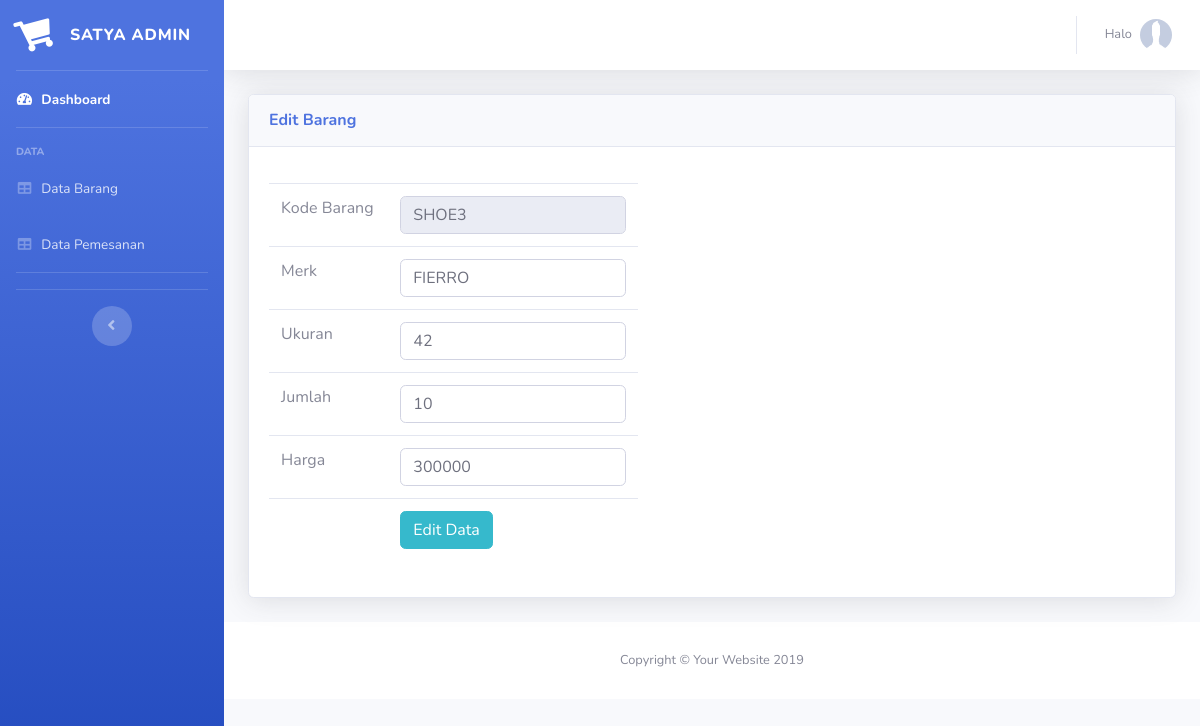
Screenshot of /sepatu/formeditbarang/SHOE3 with the database file from the repository.
### tables this page shows
CREATE TABLE `barang` (
  `kode` char(5) NOT NULL,
  `merk` varchar(30) NOT NULL,
  `ukuran` int(11) NOT NULL,
  `jumlah` int(11) NOT NULL,
  `harga` bigint(20) NOT NULL
);

### application/controllers/Sepatu.php (called while the page is built, shortened)
<?php
class Sepatu extends CI_Controller {
function __construct()
    {
		$this->load->model('M_sepatu','',TRUE);
		$this->load->helper(array('url'));
    }
	function formeditbarang($kode)
	{
        $data = array();
		$data['barang'] = $this->M_sepatu->tampilbarang()->result();
        $rs            = $this->M_sepatu->get_data_barang($kode);
        $row           = $rs->row();
        $data['row']   = $row;
        $this->load->view('Admin/v_header', $data);
		$this->load->view('Admin/v_editbarang',$data);
	}
}

### index.php (called while the page is built, shortened)
<?php
require_once BASEPATH.'core/CodeIgniter.php';

### application/models/M_sepatu.php (called while the page is built, shortened)
<?php
class M_sepatu extends CI_Model{
 public $barang = "barang";
	function get_data_barang($kode)
    {
        $this->db->where('kode', $kode);
        return $this->db->get($this->barang);
    }
}

### application/views/Admin/v_editbarang.php (the view, shortened to what this page needs)
<head>
</head>
    <div id="content-wrapper" class="d-flex flex-column">
      <div id="content">
        <nav class="navbar navbar-expand navbar-light bg-white topbar mb-4 static-top shadow">
          <ul class="navbar-nav ml-auto">
            <li class="nav-item dropdown no-arrow">
              <a class="nav-link dropdown-toggle" href="#" id="userDropdown" role="button" data-toggle="dropdown" aria-haspopup="true" aria-expanded="false">
                <span class="mr-2 d-none d-lg-inline text-gray-600 small">Halo <?php echo $this->session->userdata('name');?></span>
                <img class="img-profile rounded-circle">
              </a>
            </li>
          </ul>
        </nav>
        <div class="container-fluid">
          <div class="card shadow mb-4">
            <div class="card-header py-3">
              <h6 class="m-0 font-weight-bold text-primary">Edit Barang</h6>
            </div>
            <div class="card-body">
			 <table class="table table-condensed col-md-5">
             <form method="post" action="<?php echo base_url(). 'sepatu/editbarang'; ?>">
			 <tr>
				<div class="form-group">
					<td>Kode Barang</td>
					<td colspan="2"><input class = "form-control" type="text" name="kode" value="<?php echo $row->kode ?>" readonly></td>
				</div>
			</tr>
			<tr>
				<div class="form-group">
					<td>Merk</td>
					<td colspan="2"><input class = "form-control" type="text" name="merk" value="<?php echo $row->merk ?>" required></td>
				</div>
			</tr>
			 <tr>
				<div class="form-group">
					<td>Ukuran</td>
					<td colspan="2"><input class = "form-control" type="number" name="ukuran" value="<?php echo $row->ukuran ?>"required></td>
				</div>
			</tr>
			 <tr>
				<div class="form-group">
					<td>Jumlah</td>
					<td colspan="2"><input class = "form-control" type="number" name="jumlah" value="<?php echo $row->jumlah ?>"required></td>
				</div>
			</tr>
			 <tr>
				<div class="form-group">
					<td>Harga</td>
					<td colspan="2"><input class = "form-control" type="number" name="harga" value="<?php echo $row->harga ?>"required></td>
				</div>
			</tr>
			<tr>
				<td>&nbsp;</td>
				<td><input class ="btn btn-info" type="submit" value="Edit Data"><td>
			</tr>
			 </form>
           </table>
            </div>
          </div>
        </div>
      <footer class="sticky-footer bg-white">
        <div class="container my-auto">
          <div class="copyright text-center my-auto">
            <span>Copyright &copy; Your Website 2019</span>
          </div>
        </div>
      </footer>
    </div>
  </div>
</body>
</html>

### rows the page displays
barang: kode "SHOE3", merk "FIERRO", ukuran "42", jumlah "10", harga "300000"
